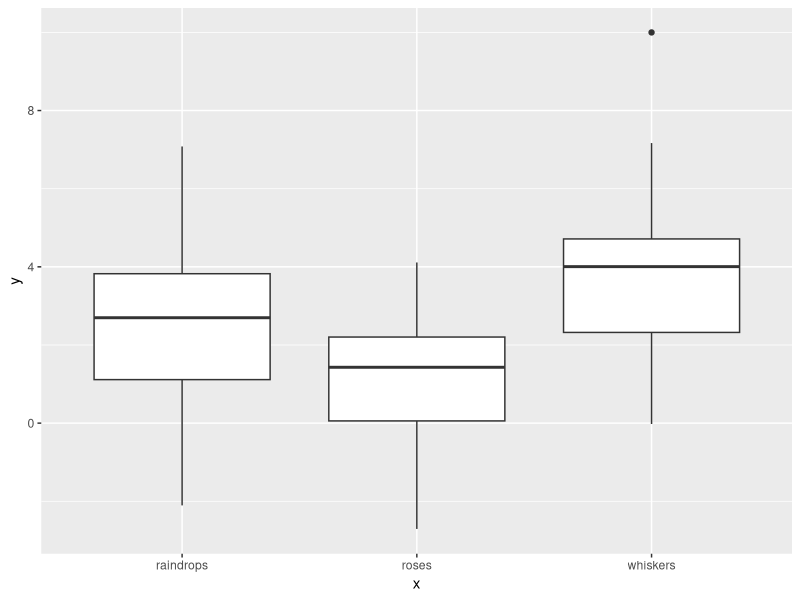
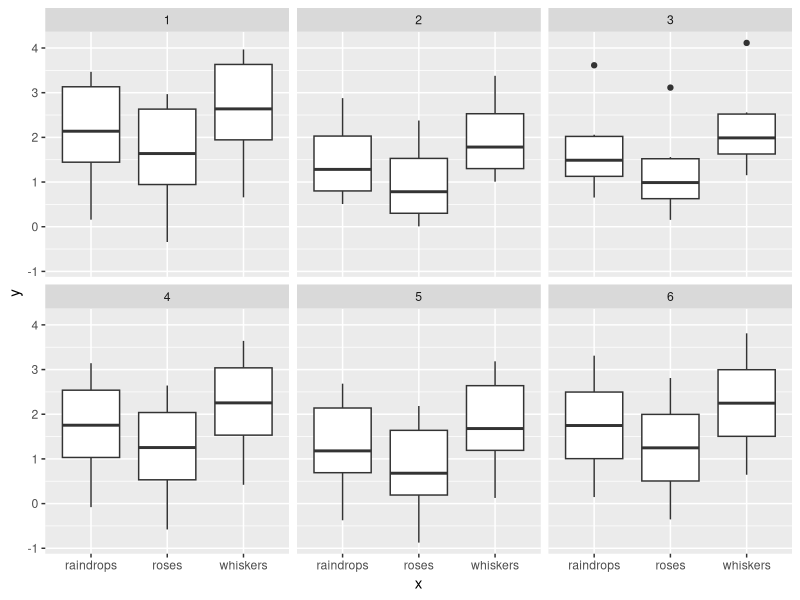

Reproduce these figures in R, in order.
## ---- chunk 1
library(plyr)
library(ggplot2)
## ---- chunk 2
draws <- rnorm(1000, 2, 1)
length(which(draws < 0 | draws > 4))/1000
## ---- chunk 3
pnorm(0, mean = 2, sd = 1)
pnorm(4, mean = 2, sd = 1, lower.tail = FALSE)
## ---- chunk 4
2 * pnorm(0, mean = 2, sd = 1)
## ---- chunk 5
many_draws <- replicate(10000, rnorm(100, 2, 1), simplify = FALSE)
many_means <- ldply(many_draws, mean)
quantile(many_means$V1, c(0.05, 0.95))
## ---- chunk 6
(sem <- 1 / sqrt(100))
c(2 - 2 * sem, 2 + 2 * sem)
## ---- chunk 7
x <- sample(c("raindrops", "roses", "whiskers"), 100, replace = TRUE)
y <- 1 + 2* ifelse(x == "raindrops", 1, 0) + 3 * ifelse(x == "whiskers", 1, 0) + rnorm(100, 0, 2)
favourite_things <- data.frame(x, y)
## ---- chunk 8
qplot(x = x, y = y, data = favourite_things, geom = "boxplot")
## ---- chunk 9
model <- lm(y ~ x, data = favourite_things)
drop1(model, test = "F")
## ---- chunk 10
simulate_things <- function(n) {
  x <- rep(c("raindrops", "roses", "whiskers"), n)
  y <- 1 + 0.5 * ifelse(x == "raindrops", 1, 0) + ifelse(x == "whiskers", 1, 0) + rnorm(n)
  data.frame(x, y)
}
analyze_things <- function(things) {
  lm(y ~ x, data = things)
}
get_p_value <- function(model) {
  drop <- drop1(model, test = "F")
  drop$"Pr(>F)"[2]
}
## ---- chunk 11
one_rep <- analyze_things(simulate_things(20))
get_p_value(one_rep)
## ---- chunk 12
sim_things_20 <- replicate(1000, analyze_things(simulate_things(20)), simplify = FALSE)
sim_p_20 <- llply(sim_things_20, get_p_value)
sum(sim_p_20 < 0.05)/1000
## ---- chunk 13
sim_things_10 <- replicate(1000, analyze_things(simulate_things(10)), simplify = FALSE)
sim_p_10 <- llply(sim_things_10, get_p_value)
sum(sim_p_10 < 0.05)/1000

sim_things_7 <- replicate(1000, analyze_things(simulate_things(7)), simplify = FALSE)
sim_p_7 <- llply(sim_things_7, get_p_value)
sum(sim_p_7 < 0.05)/1000
## ---- chunk 14
sim_data <- ldply(1:6, function(i) transform(simulate_things(10), replicate = i))
qplot(x = x, y = y, data = sim_data, geom = "boxplot") + facet_wrap(~ replicate)
## ---- chunk 15
coin_toss <- function(nsim) {
  successes <- rbinom(nsim, size = 1, p = 0.5)
  ifelse(successes == 1, "t", "h")
}
